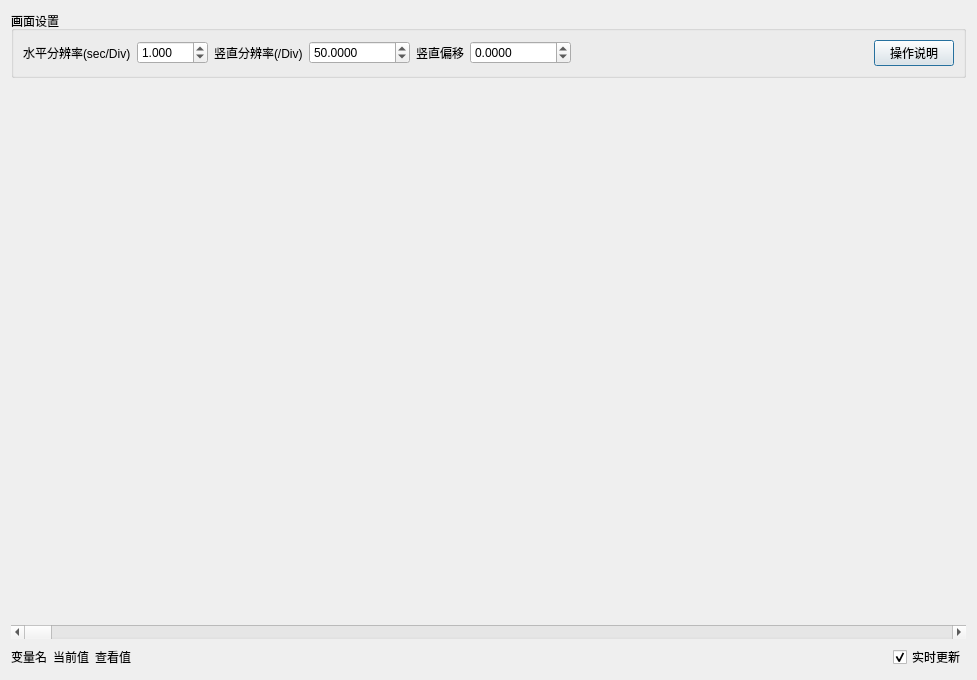
<?xml version="1.0" encoding="UTF-8"?>
<ui version="4.0">
 <class>GraphWindow</class>
 <widget class="QDialog" name="GraphWindow">
  <property name="geometry">
   <rect>
    <x>0</x>
    <y>0</y>
    <width>977</width>
    <height>680</height>
   </rect>
  </property>
  <property name="windowTitle">
   <string>Dialog</string>
  </property>
  <layout class="QVBoxLayout" name="verticalLayout">
   <item>
    <widget class="QGroupBox" name="groupBox">
     <property name="title">
      <string>画面设置</string>
     </property>
     <layout class="QHBoxLayout" name="horizontalLayout">
      <item>
       <widget class="QLabel" name="label">
        <property name="toolTip">
         <string>画面中显示的采样点数</string>
        </property>
        <property name="text">
         <string>水平分辨率(sec/Div)</string>
        </property>
       </widget>
      </item>
      <item>
       <widget class="QDoubleSpinBox" name="sb_hori_rsv">
        <property name="decimals">
         <number>3</number>
        </property>
        <property name="minimum">
         <double>0.001000000000000</double>
        </property>
        <property name="maximum">
         <double>100.000000000000000</double>
        </property>
        <property name="singleStep">
         <double>0.100000000000000</double>
        </property>
        <property name="value">
         <double>1.000000000000000</double>
        </property>
       </widget>
      </item>
      <item>
       <widget class="QLabel" name="label_2">
        <property name="text">
         <string>竖直分辨率(/Div)</string>
        </property>
       </widget>
      </item>
      <item>
       <widget class="QDoubleSpinBox" name="sb_vert_rsv">
        <property name="decimals">
         <number>4</number>
        </property>
        <property name="minimum">
         <double>-100000.000000000000000</double>
        </property>
        <property name="maximum">
         <double>100000.000000000000000</double>
        </property>
        <property name="value">
         <double>50.000000000000000</double>
        </property>
       </widget>
      </item>
      <item>
       <widget class="QLabel" name="label_3">
        <property name="text">
         <string>竖直偏移</string>
        </property>
       </widget>
      </item>
      <item>
       <widget class="QDoubleSpinBox" name="sb_vert_offset">
        <property name="decimals">
         <number>4</number>
        </property>
        <property name="minimum">
         <double>-100000.000000000000000</double>
        </property>
        <property name="maximum">
         <double>100000.000000000000000</double>
        </property>
        <property name="value">
         <double>0.000000000000000</double>
        </property>
       </widget>
      </item>
      <item>
       <spacer name="horizontalSpacer">
        <property name="orientation">
         <enum>Qt::Horizontal</enum>
        </property>
        <property name="sizeHint" stdset="0">
         <size>
          <width>64</width>
          <height>20</height>
         </size>
        </property>
       </spacer>
      </item>
      <item>
       <widget class="QPushButton" name="btn_help">
        <property name="sizePolicy">
         <sizepolicy hsizetype="Fixed" vsizetype="Fixed">
          <horstretch>0</horstretch>
          <verstretch>0</verstretch>
         </sizepolicy>
        </property>
        <property name="font">
         <font>
          <weight>50</weight>
          <bold>false</bold>
         </font>
        </property>
        <property name="text">
         <string>操作说明</string>
        </property>
        <property name="default">
         <bool>false</bool>
        </property>
        <property name="flat">
         <bool>false</bool>
        </property>
       </widget>
      </item>
     </layout>
    </widget>
   </item>
   <item>
    <widget class="QLabel" name="txt_graph">
     <property name="sizePolicy">
      <sizepolicy hsizetype="Expanding" vsizetype="Expanding">
       <horstretch>0</horstretch>
       <verstretch>0</verstretch>
      </sizepolicy>
     </property>
     <property name="styleSheet">
      <string notr="true"/>
     </property>
     <property name="text">
      <string/>
     </property>
    </widget>
   </item>
   <item>
    <widget class="QScrollBar" name="bar_hori">
     <property name="maximum">
      <number>1000</number>
     </property>
     <property name="singleStep">
      <number>1</number>
     </property>
     <property name="orientation">
      <enum>Qt::Horizontal</enum>
     </property>
     <property name="invertedAppearance">
      <bool>false</bool>
     </property>
     <property name="invertedControls">
      <bool>true</bool>
     </property>
    </widget>
   </item>
   <item>
    <layout class="QHBoxLayout" name="horizontalLayout_2">
     <item>
      <widget class="QLabel" name="lab_name">
       <property name="text">
        <string>变量名</string>
       </property>
      </widget>
     </item>
     <item>
      <widget class="QLabel" name="lab_curval">
       <property name="text">
        <string>当前值</string>
       </property>
      </widget>
     </item>
     <item>
      <widget class="QLabel" name="lab_lookval">
       <property name="text">
        <string>查看值</string>
       </property>
      </widget>
     </item>
     <item>
      <spacer name="horizontalSpacer_2">
       <property name="orientation">
        <enum>Qt::Horizontal</enum>
       </property>
       <property name="sizeHint" stdset="0">
        <size>
         <width>40</width>
         <height>20</height>
        </size>
       </property>
      </spacer>
     </item>
     <item>
      <widget class="QCheckBox" name="cb_update">
       <property name="text">
        <string>实时更新</string>
       </property>
       <property name="checked">
        <bool>true</bool>
       </property>
      </widget>
     </item>
    </layout>
   </item>
  </layout>
 </widget>
 <resources/>
 <connections/>
</ui>
